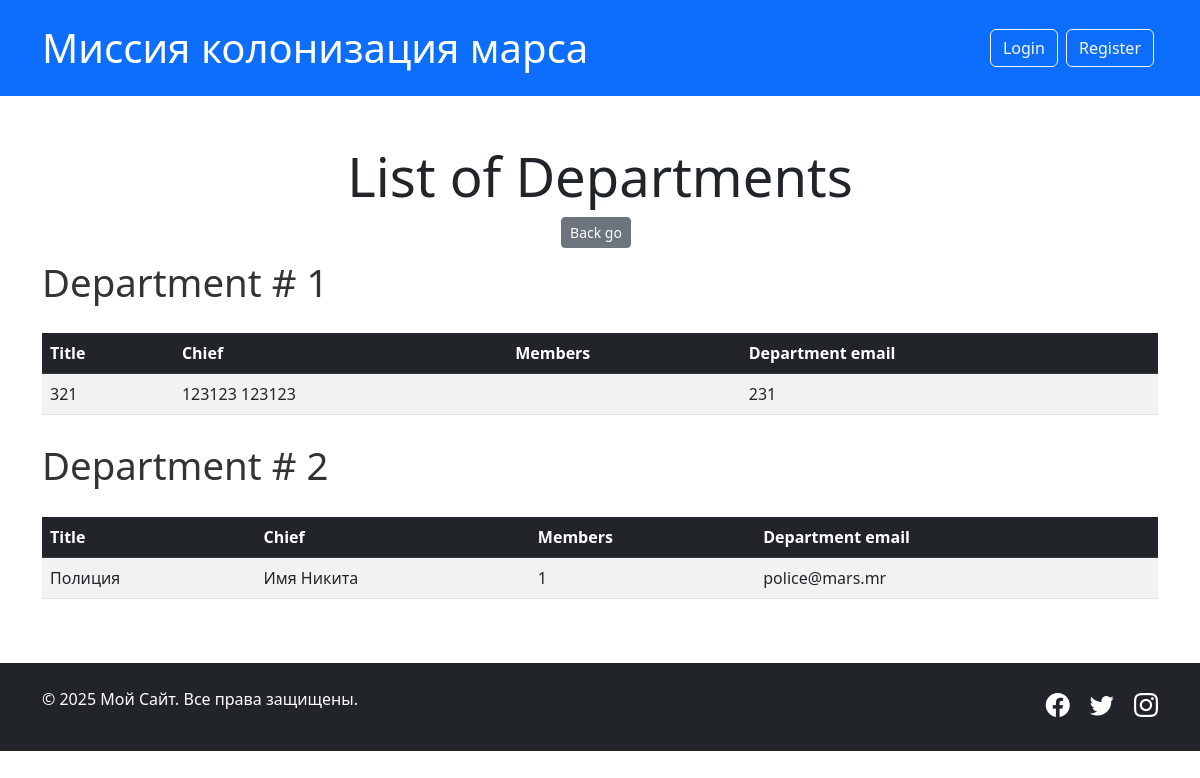
/departments/show, run on the app's committed database.
### models/departments.py (models this page shows)
class Department(SqlAlchemyBase):
    __tablename__ = 'departments'
    id = sqlalchemy.Column(sqlalchemy.Integer,
                           primary_key=True, autoincrement=True)
    chief = orm.relationship('User')
    title = sqlalchemy.Column(sqlalchemy.String)
    chief_id = sqlalchemy.Column(
        sqlalchemy.Integer, sqlalchemy.ForeignKey('users.id'))
    members = orm.relationship("User",
                               secondary="users_to_department",
                               back_populates="departments")
    email = sqlalchemy.Column(sqlalchemy.String)
    def get_members_by_id_to_string(self):
        return ', '.join([str(x.id) for x in self.members])

### models/user.py (models this page shows, shortened)
class User(UserMixin, SqlAlchemyBase):
    __tablename__ = 'users'
    id = sqlalchemy.Column(sqlalchemy.Integer,
                           primary_key=True, autoincrement=True)
    name = sqlalchemy.Column(sqlalchemy.String)
    surname = sqlalchemy.Column(sqlalchemy.String)
    age = sqlalchemy.Column(sqlalchemy.Integer)
    position = sqlalchemy.Column(sqlalchemy.String)
    speciality = sqlalchemy.Column(sqlalchemy.String)
    address = sqlalchemy.Column(sqlalchemy.String)
    email = sqlalchemy.Column(sqlalchemy.String, unique=True)
    hashed_password = sqlalchemy.Column(sqlalchemy.String)
    modified_date = sqlalchemy.Column(sqlalchemy.DateTime)
    collaborators_jobs = orm.relationship("Jobs",
                                          secondary="users_to_jobs",
                                          back_populates="collaborators")
    created_jobs = orm.relationship('Jobs', back_populates='team_leader')
    departments = orm.relationship("Department",
                                   secondary="users_to_department",
                                   back_populates="members")

### routes/departament.py (the view)
@department_bp.route('/departments/show')
def show():
    db_ses = create_session()
    departments = db_ses.query(Department).all()
    return render_template('show_departments.html', departments=departments)

### database/db_session.py (called while the page is built)
def create_session() -> Session:
    global __factory
    return __factory()

### templates/show_departments.html (shortened to what this page needs)
{% extends "base.html" %}
{% block content %}
    <div class="text-center"><h3 class="custom-header-large">List of Departments</h3></div>
    <div class="text-center">
        <a href="{{url_for('main.home')}}"><button class="btn btn-secondary btn-sm me-2">Back go</button></a>
    </div>
    <div class="table-responsive">
        {% for department in departments %}
        <p class="custom-action-large">Department # {{department.id}}</p>
        <table class="table table-striped table-hover">
            <thead class="table-dark">
                <tr>
                    <th scope="col">Title</th>
                    <th scope="col">Chief</th>
                    <th scope="col">Members</th>
                    <th scope="col">Department email</th>
                </tr>
            </thead>
            <tbody>
                <tr>
                    <td>{{department.title}}</td>
                    <td>{{department.chief.name}} {{department.chief.surname}}</td>
                    <td>{{department.get_members_by_id_to_string()}}</td>
                    <td>{{department.email}}</td>
                </tr>
            </tbody>
        </table>
        {% endfor %}
    </div>
{% endblock %}

### static/css/style.css (style rules this page uses)
body { font-family: 'Segoe UI', Tahoma, Geneva, Verdana, sans-serif; }

### templates/show_departments.html (style rules this page uses)
.custom-action-large { font-size: 2.4rem; line-height: 1.8; color: #333; }
.custom-header-large { font-size : 3.4rem; }

### data on the page
Department: id "1", title "321", chief.name "123123", chief.surname "123123", email "231"
Department: id "2", title "Полиция", chief.name "Имя", chief.surname "Никита", get_members_by_id_to_string "1", email "police@mars.mr"
